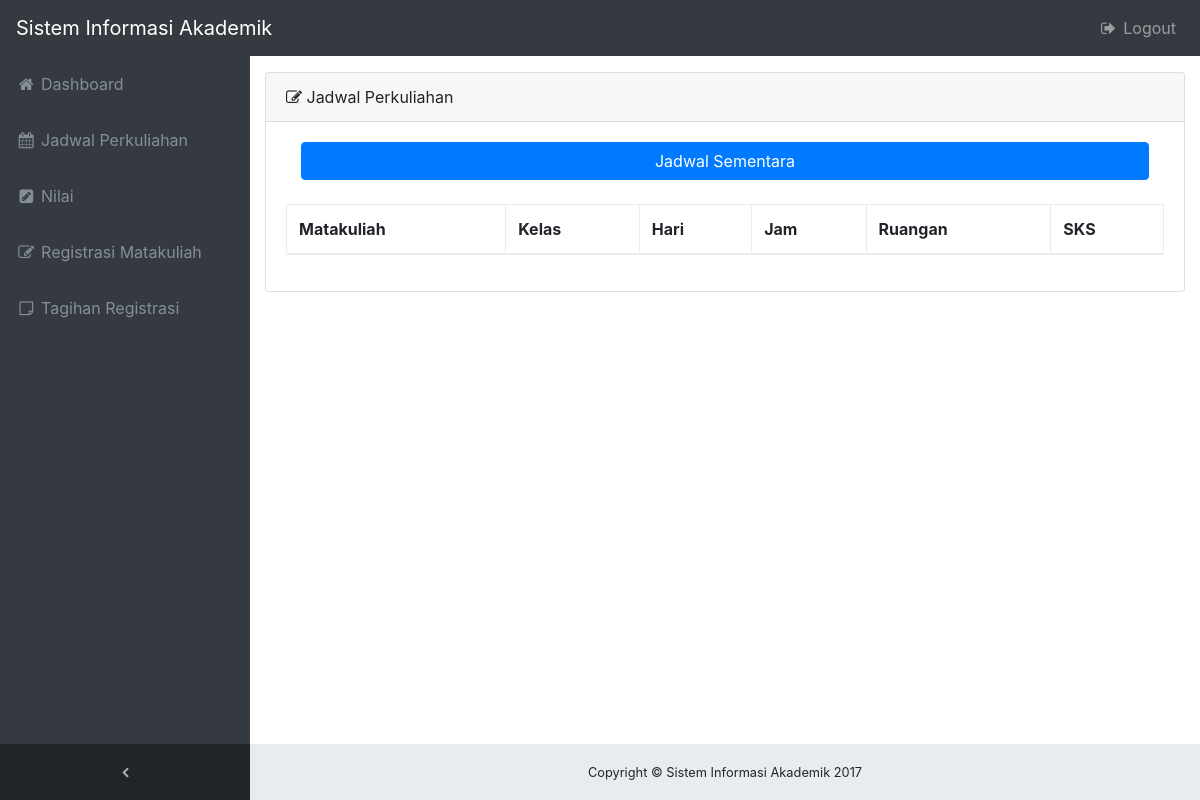
/mahasiswa/jadwal/index.php (signed in), run on an earlier commit of the app's database.
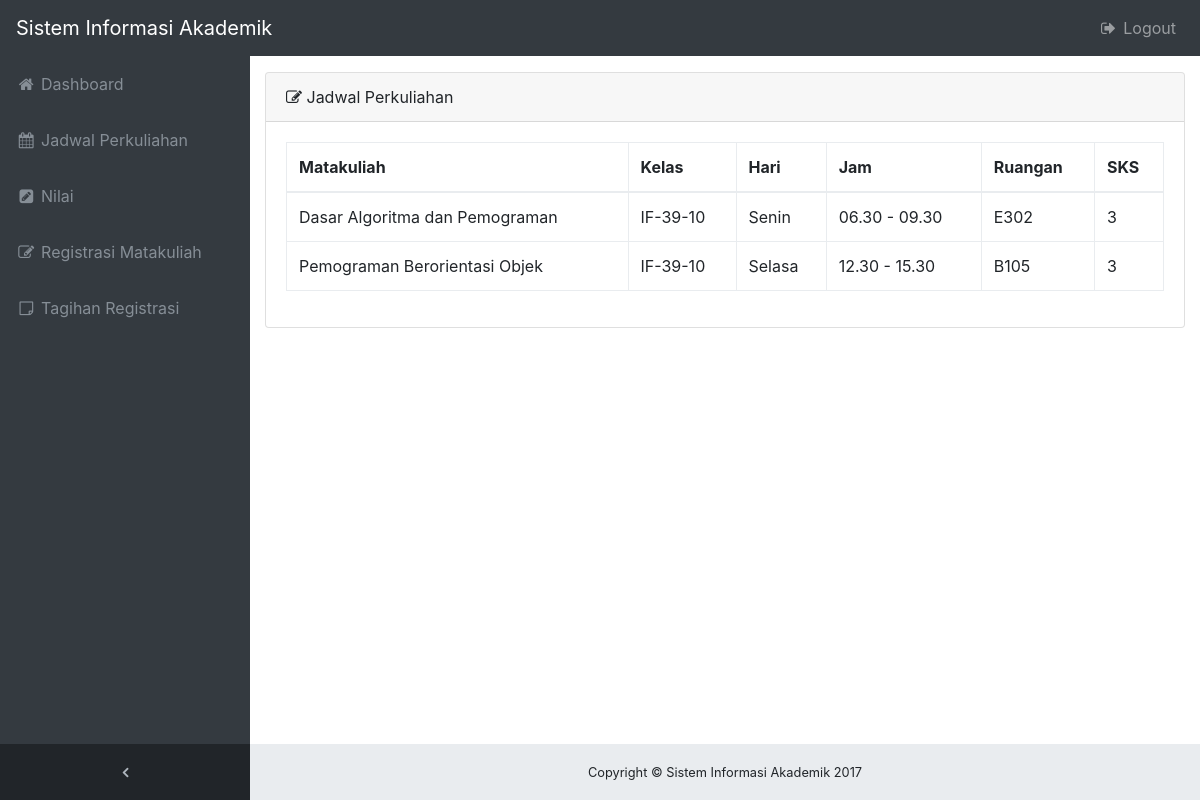
And on a later commit of the database.
### tables this page shows
CREATE TABLE `jadwal` (
  `id_jadwal` int(11) NOT NULL,
  `kode_dosen` varchar(10) NOT NULL,
  `kode_matkul` varchar(20) NOT NULL,
  `kode_kelas` varchar(20) NOT NULL,
  `hari` varchar(20) NOT NULL,
  `jam` varchar(30) NOT NULL,
  `ruangan` varchar(40) NOT NULL,
  `semester` varchar(10) NOT NULL
);

CREATE TABLE `matkul` (
  `kode_matkul` varchar(10) NOT NULL,
  `nama_matkul` varchar(50) NOT NULL,
  `sks` int(2) NOT NULL,
  `fakultas` varchar(50) NOT NULL
);

### admin/function.php (called while the page is built, shortened)
<?php
    function getTahunAjaran($connect) {
        $sql = "SELECT * FROM config WHERE config = 'tahun_ajar'";
        $query = mysqli_query($connect, $sql);
        $tahun = mysqli_fetch_array($query);
        return $tahun['value'];
    }
?>

### mahasiswa/function.php (the view, shortened to what this page needs)
<?php
    function cekSiapAcc($connect) {
        $nim = $_SESSION['nim'];
        $sql = "SELECT * FROM reg_matkul WHERE nim = '$nim'";
        $query = mysqli_query($connect, $sql);
        $registrasi = mysqli_fetch_array($query);
        return $registrasi['status'];
    }
    function getJadwalMhs($connect) {
        include_once "../../admin/function.php";
        $nim = $_SESSION['nim'];
        $tahun_ajaran = getTahunAjaran($connect);
        $sql = "SELECT * FROM jadwal JOIN matkul USING (kode_matkul) JOIN reg_matkul_detail USING (id_jadwal) JOIN reg_matkul USING (id_reg_matkul) WHERE reg_matkul.semester='$tahun_ajaran' AND nim='$nim' AND status='ok'";
        $jadwalFix = mysqli_query($connect, $sql);
        if(mysqli_num_rows($jadwalFix) == 0){
        } else {
            foreach ($jadwalFix as $value) {
                echo "
                        <tr>
                            <td>".$value['nama_matkul']."</td>
                            <td>".$value['kode_kelas']."</td>
                            <td>".$value['hari']."</td>
                            <td>".$value['jam']."</td>
                            <td>".$value['ruangan']."</td>
                            <td>".$value['sks']."</td>
                        </tr>";
            }
        }
}
?>

### mahasiswa/jadwal/index.php (shortened to what this page needs)
<?php
require "../../koneksi.php";
include "../function.php";
?>
<!DOCTYPE html>
<html lang="en">
  <?php include '../head.php'; ?>
  <body class="fixed-nav sticky-footer bg-dark" id="page-top">
    <?php include '../nav.php'; ?>
    <div class="content-wrapper">
      <div class="container-fluid">
        <div class="card mb-3">
          <div class="card-header">
            <i class="fa fa-pencil-square-o"></i>
            Jadwal Perkuliahan
          </div>
          <div class="card-body">
              <?php
                if (cekSiapAcc($connect) != 'ok') {
                    echo '<div class="col-md-12">
                  <a class="btn btn-primary btn-block" href="sementara.php">
                      Jadwal Sementara
                  </a>
              </div>
              <br>';
                }
              ?>
            <div class="table-responsive">
              <table class="table table-bordered" width="100%" id="dataTable" cellspacing="0">
                <thead>
                  <tr>
                    <th>Matakuliah</th>
                    <th>Kelas</th>
                    <th>Hari</th>
                    <th>Jam</th>
                    <th>Ruangan</th>
                      <th>SKS</th>
                  </tr>
                </thead>
                <tbody>
                <?php
                    getJadwalMhs($connect);
                ?>
                </tbody>
              </table>
            </div>
          </div>
        </div>
      </div>
    </div>
    <?php include '../../footer.php'; ?>
  </body>
</html>

### mahasiswa/head.php (shortened to what this page needs)
<head>
  <link href="../../asset/vendor/bootstrap/css/bootstrap.min.css" rel="stylesheet">
  <link href="../../asset/vendor/font-awesome/css/font-awesome.min.css" rel="stylesheet" type="text/css">
  <link href="../../asset/vendor/datatables/dataTables.bootstrap4.css" rel="stylesheet">
  <link href="../../asset/css/sb-admin.css" rel="stylesheet">
</head>

### mahasiswa/nav.php (shortened to what this page needs)
<nav class="navbar navbar-expand-lg navbar-dark bg-dark fixed-top" id="mainNav">
  <a class="navbar-brand" href="#">Sistem Informasi Akademik</a>
  <div class="collapse navbar-collapse" id="navbarResponsive">
    <ul class="navbar-nav navbar-sidenav" id="exampleAccordion">
      <li class="nav-item" data-toggle="tooltip" data-placement="right" title="Dashboard">
        <a class="nav-link" href="../">
          <i class="fa fa-fw fa-home"></i>
          <span class="nav-link-text">
            Dashboard</span>
        </a>
      </li>
      <li class="nav-item" data-toggle="tooltip" data-placement="right" title="Tables">
        <a class="nav-link" href="../jadwal">
          <i class="fa fa-fw fa-calendar"></i>
          <span class="nav-link-text">
            Jadwal Perkuliahan</span>
        </a>
      </li>
      <li class="nav-item" data-toggle="tooltip" data-placement="right" title="Tables">
        <a class="nav-link" href="../nilai">
          <i class="fa fa-fw fa-pencil-square"></i>
          <span class="nav-link-text">
            Nilai</span>
        </a>
      </li>
        <li class="nav-item" data-toggle="tooltip" data-placement="right" title="Tables">
            <a class="nav-link" href="../registrasi">
                <i class="fa fa-fw fa-pencil-square-o"></i>
                <span class="nav-link-text">
            Registrasi Matakuliah</span>
            </a>
        </li>
        <li class="nav-item" data-toggle="tooltip" data-placement="right" title="Tables">
            <a class="nav-link" href="../registrasi/tagihan.php">
                <i class="fa fa-fw fa-sticky-note-o"></i>
                <span class="nav-link-text">
            Tagihan Registrasi</span>
            </a>
        </li>
    </ul>
    <ul class="navbar-nav sidenav-toggler">
      <li class="nav-item">
        <a class="nav-link text-center" id="sidenavToggler">
          <i class="fa fa-fw fa-angle-left"></i>
        </a>
      </li>
    </ul>
    <ul class="navbar-nav ml-auto">
      <li class="nav-item">
          <a class="nav-link" href="../../function.php?act=logout">
            <i class="fa fa-fw fa-sign-out"></i>
          Logout</a>
      </li>
    </ul>
  </div>
</nav>

### footer.php
<footer class="sticky-footer">
  <div class="container">
    <div class="text-center">
      <small>Copyright &copy; Sistem Informasi Akademik 2017</small>
    </div>
  </div>
</footer>

### asset/css/sb-admin.css (style rules this page uses)
html { position: relative; min-height: 100%; }
body.sticky-footer { margin-bottom: 56px; }
body.sticky-footer .content-wrapper { min-height: calc(100vh - 56px - 56px); }
body.fixed-nav { padding-top: 56px; }
.content-wrapper { min-height: calc(100vh - 56px); padding-top: 1rem; }
#mainNav .navbar-collapse { overflow: auto; max-height: 75vh; }
#mainNav .navbar-collapse .navbar-nav .nav-item .nav-link { cursor: pointer; }
#mainNav .navbar-collapse .sidenav-toggler { display: none; }
@media (min-width: 992px) { #mainNav .navbar-brand { width: 250px; } }
@media (min-width: 992px) { #mainNav .navbar-collapse { overflow: visible; max-height: none; } }
@media (min-width: 992px) { #mainNav .navbar-collapse .navbar-sidenav { position: absolute; top: 0; left: 0; overflow-x: hidden; overflow-y: auto; -webkit-flex-direction: column; -ms-flex-direction: column; flex-direction: column; margin-top: 56px; } }
@media (min-width: 992px) { #mainNav .navbar-collapse .navbar-sidenav > .nav-item { width: 250px; padding: 0; } }
@media (min-width: 992px) { #mainNav .navbar-collapse .navbar-sidenav > .nav-item > .nav-link { padding: 1em; } }
#mainNav.navbar-dark .navbar-collapse .navbar-sidenav > .nav-item > .nav-link { color: #868e96; }
@media (min-width: 992px) { #mainNav.navbar-dark .navbar-collapse .navbar-sidenav { background: #343a40; } }
#mainNav.fixed-top .sidenav-toggler { display: none; }
@media (min-width: 992px) { #mainNav.fixed-top .navbar-sidenav { height: calc(100vh - 112px); } }
@media (min-width: 992px) { #mainNav.fixed-top .sidenav-toggler { position: absolute; top: 0; left: 0; display: flex; overflow-x: hidden; overflow-y: auto; -webkit-flex-direction: column; -ms-flex-direction: column; flex-direction: column; margin-top: calc(100vh - 56px); } }
@media (min-width: 992px) { #mainNav.fixed-top .sidenav-toggler > .nav-item { width: 250px; padding: 0; } }
@media (min-width: 992px) { #mainNav.fixed-top .sidenav-toggler > .nav-item > .nav-link { padding: 1em; } }
#mainNav.fixed-top.navbar-dark .sidenav-toggler { background-color: #212529; }
#mainNav.fixed-top.navbar-dark .sidenav-toggler a i { color: #adb5bd; }
.content-wrapper { overflow-x: hidden; background: white; }
@media (min-width: 992px) { .content-wrapper { margin-left: 250px; } }
#sidenavToggler i { font-weight: 800; }
footer.sticky-footer { position: absolute; right: 0; bottom: 0; width: 100%; height: 56px; background-color: #e9ecef; line-height: 55px; }
@media (min-width: 992px) { footer.sticky-footer { width: calc(100% - 250px); } }

What changed in the data, as far as the page shows it:
added jadwal: kode_matkul.nama_matkul "Dasar Algoritma dan Pemograman", kode_kelas "IF-39-10", hari "Senin", jam "06.30 - 09.30", ruangan "E302", kode_matkul.sks "3"
now on this page (row edited): jadwal: kode_matkul.nama_matkul "Pemograman Berorientasi Objek", kode_kelas "IF-39-10", hari "Selasa", jam "12.30 - 15.30", ruangan "B105", kode_matkul.sks "3"
Also different on the page:
text no longer shown: "Jadwal Sementara"
